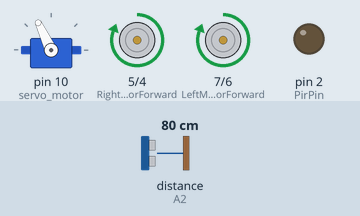
Simulated run of this program. Board: Arduino Uno, built with avr-gcc and run on an emulated ATmega328P. On the bench: servo, motor-driver pin pairs drawn as motors (green arrow = first pin HIGH = forward, orange = second pin HIGH = backward, longer = more drive), output pins drawn as LEDs (lit = HIGH). The inputs (shaded band) are chosen by the test bench; at power-on: distance to the obstacle (sensor on A2) 80 cm. The echo pulse lasts 58.3 µs per cm.

Above: at 3.9 s.
4.0 s: distance to the obstacle (sensor on A2) set to 50 cm
5.5 s: distance to the obstacle (sensor on A2) set to 41 cm
At 7.1 s:
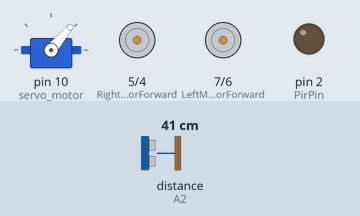
At 8.1 s:
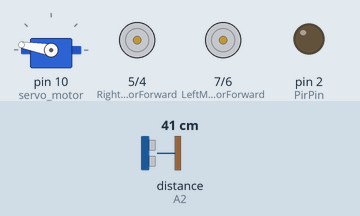
Timing chart, 0 to 17.5 s (numbered marks = the images above; inputs shaded):
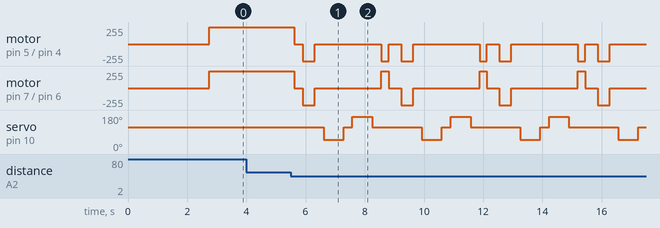

The program:

main.cpp
```cpp
#include <Arduino.h>
#include <Servo.h>
#include <NewPing.h>

const int LeftMotorForward = 7;
const int LeftMotorBackward = 6;
const int RightMotorForward = 5;
const int RightMotorBackward = 4;
const int PirPin =2;
int state = 0;

#define trig_pin A1
#define echo_pin A2
#define maximum_distance 200
boolean goesForward = false;
int distance = 100;
NewPing sonar(trig_pin, echo_pin, maximum_distance);
Servo servo_motor;

void setup(){
  pinMode(RightMotorForward, OUTPUT);
  pinMode(LeftMotorForward, OUTPUT);
  pinMode(LeftMotorBackward, OUTPUT);
  pinMode(RightMotorBackward, OUTPUT);
  pinMode(PirPin,OUTPUT);
  Serial.begin(9600);

  servo_motor.attach(10);
  servo_motor.write(115);
  delay(2000);
  distance = readPing();
  delay(100);
  distance = readPing();
  delay(100);
  distance = readPing();
  delay(100);
  distance = readPing();
  delay(100);
}
void loop(){
  int distanceRight = 0;
  state = digitalRead(PirPin);
  int distanceLeft = 0;
  delay(50);
  if (distance <= 45 || state == HIGH){
    moveStop();
    delay(300);
    moveBackward();
    delay(400);
    moveStop();
    delay(300);
    distanceRight = lookRight();
    delay(300);
    distanceLeft = lookLeft();
    delay(300);
    if (distance >= distanceLeft){
      turnRight();
      moveStop();
    }
    else{
      turnLeft();
      moveStop();
    }
  }
  else{
    moveForward();
  }
    distance = readPing();
}
int lookRight(){

  servo_motor.write(50);
  delay(500);
  int distance = readPing();
  delay(100);
  servo_motor.write(115);
  return distance;
}
int lookLeft(){

  servo_motor.write(170);
  delay(500);
  int distance = readPing();
  delay(100);
  servo_motor.write(115);
  return distance;
  delay(100);
}
int readPing(){
  delay(70);
  int cm = sonar.ping_cm();
  if (cm==0){
    cm=250;
  }
  return cm;
}
void moveStop(){
  digitalWrite(RightMotorForward, LOW);
  digitalWrite(LeftMotorForward, LOW);
  digitalWrite(RightMotorBackward, LOW);
  digitalWrite(LeftMotorBackward, LOW);

}
void moveForward(){
  if(!goesForward){
    goesForward=true;
    digitalWrite(LeftMotorForward, HIGH);
    digitalWrite(RightMotorForward, HIGH);
    digitalWrite(LeftMotorBackward, LOW);
    digitalWrite(RightMotorBackward, LOW);

  }
}
void moveBackward(){
  goesForward=false;
  digitalWrite(LeftMotorBackward, HIGH);
  digitalWrite(RightMotorBackward, HIGH);
  digitalWrite(LeftMotorForward, LOW);
  digitalWrite(RightMotorForward, LOW);

}
void turnRight(){

  digitalWrite(LeftMotorForward, HIGH);
  digitalWrite(RightMotorBackward, HIGH);
  digitalWrite(LeftMotorBackward, LOW);
  digitalWrite(RightMotorForward, LOW);
  delay(250);
  digitalWrite(LeftMotorForward, HIGH);
  digitalWrite(RightMotorForward, HIGH);
  digitalWrite(LeftMotorBackward, LOW);
  digitalWrite(RightMotorBackward, LOW);
}
void turnLeft(){

  digitalWrite(LeftMotorBackward, HIGH);
  digitalWrite(RightMotorForward, HIGH);
  digitalWrite(LeftMotorForward, LOW);
  digitalWrite(RightMotorBackward, LOW);
  delay(250);
  digitalWrite(LeftMotorForward, HIGH);
  digitalWrite(RightMotorForward, HIGH);
  digitalWrite(LeftMotorBackward, LOW);
  digitalWrite(RightMotorBackward, LOW);
}
```

Measured:
- the behaviour switches between 45 and 44 cm on distance to the obstacle (sensor on A2) (found by bisection; images 0 and 1)
- after the input at 4.0 s, every drawn part: stays the same
